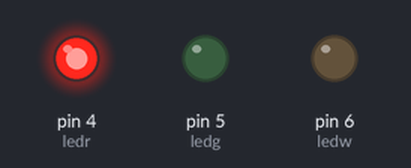
Bench run of a sketch on a simulated Arduino Uno, built with avr-gcc and run on an emulated ATmega328P. Parts: output pins drawn as LEDs (lit = HIGH).

Above: at 0.5 s.
At 2.5 s:
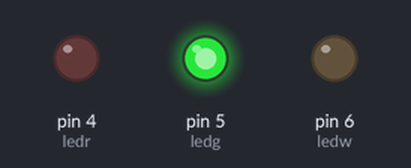
At 3.5 s:
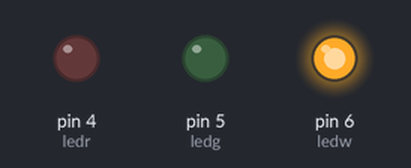
Timing chart, 0 to 5.2 s (numbered marks = the images above):
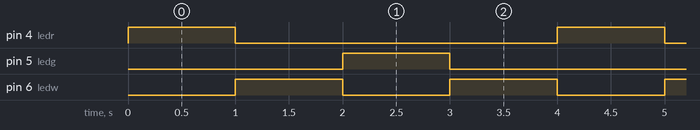

The sketch:

example1.ino
```cpp
  int ledr=4;
  int ledw=6;
  int ledg=5;


  void setup(){
pinMode(ledr,OUTPUT);
pinMode(ledw,OUTPUT);
pinMode(ledg,OUTPUT);

}

void loop() {


  while(1)
    {
      digitalWrite(ledr,HIGH);
      delay(1000);
      digitalWrite(ledr,LOW);
    digitalWrite(ledw,HIGH);
    delay(1000);
    digitalWrite(ledw,LOW);
    digitalWrite(ledg,HIGH);
    delay(1000);
    digitalWrite(ledg,LOW);
    digitalWrite(ledw,HIGH);
    delay(1000);
    digitalWrite(ledw,LOW);
  }


}
```

Measured:
- by itself, pin 4 (ledr), pin 5 (ledg): alternates HIGH for 1.0 s and LOW for 3.0 s
- by itself, pin 6 (ledw): alternates HIGH for 1.0 s and LOW for 1.0 s
- by itself, everything shown: repeats every 4.0 s, in 4 steps
